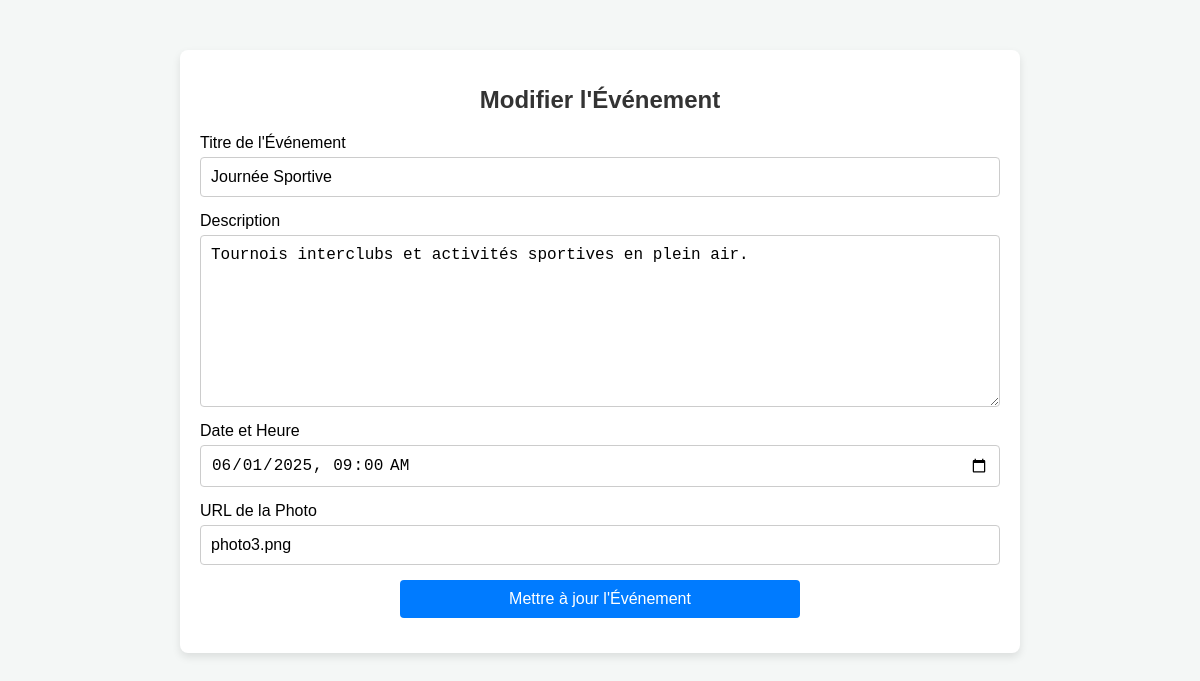
Screenshot of /modifierevenement.php?id_evenement=15 (signed in) with the database file from the repository.
### tables this page shows
CREATE TABLE `evenement` (
  `id_evenement` int(11) NOT NULL,
  `titre` varchar(255) NOT NULL,
  `description` text NOT NULL,
  `date_evenement` datetime NOT NULL,
  `idclub` int(11) NOT NULL,
  `photo` varchar(255) NOT NULL
);

### modifierevenement.php (the view, shortened to what this page needs)
<?php
include 'db_connect.php';
if (isset($_GET['id_evenement'])) {
    $event_id = $_GET['id_evenement'];
    $stmt = $conn->prepare("SELECT * FROM evenement WHERE id_evenement = ?");
    $stmt->bind_param("i", $event_id);
    $stmt->execute();
    $result = $stmt->get_result();
    if ($result->num_rows > 0) {
        $event = $result->fetch_assoc();
    } else {
        echo "Événement non trouvé.";
        exit();
    }
} else {
    echo "ID d'événement manquant.";
    exit();
}
?>
<!DOCTYPE html>
<html lang="fr">
<head>
</head>
<body>
<div class="container">
    <h1>Modifier l'Événement</h1>
    <form method="POST">
        <div class="form-group">
            <label for="titre">Titre de l'Événement</label>
            <input type="text" name="titre" id="titre" value="<?= htmlspecialchars($event['titre']) ?>" required>
        </div>
        <div class="form-group">
            <label for="description">Description</label>
            <textarea name="description" id="description" required><?= htmlspecialchars($event['description']) ?></textarea>
        </div>
        <div class="form-group">
            <label for="date_evenement">Date et Heure</label>
            <input type="datetime-local" name="date_evenement" id="date_evenement"
                   value="<?= date('Y-m-d\TH:i', strtotime($event['date_evenement'])) ?>" required>
        </div>
        <div class="form-group">
            <label for="photo">URL de la Photo</label>
            <input type="text" name="photo" id="photo" value="<?= htmlspecialchars($event['photo']) ?>" required>
        </div>
        <div class="btn-container">
            <button type="submit" name="submit">Mettre à jour l'Événement</button>
        </div>
    </form>
</div>
</body>
</html>

### modifierevenement.php (style rules this page uses)
body { font-family: 'Arial', sans-serif; background-color: #f4f7f6; margin: 0; padding: 0; }
.container { max-width: 800px; margin: 50px auto; padding: 20px; background-color: #ffffff; border-radius: 8px; box-shadow: 0 4px 8px rgba(0, 0, 0, 0.1); }
h1 { text-align: center; color: #333; font-size: 24px; margin-bottom: 20px; }
form { display: flex; flex-direction: column; }
input, textarea, button { margin-bottom: 15px; padding: 10px; border-radius: 4px; border: 1px solid #ccc; font-size: 16px; }
textarea { resize: vertical; min-height: 150px; }
button { background-color: #007BFF; color: white; border: none; cursor: pointer; font-size: 16px; }
.form-group { display: flex; flex-direction: column; }
label { font-size: 16px; margin-bottom: 5px; }
.btn-container { display: flex; justify-content: center; }
.btn-container button { width: 50%; }

### rows the page displays
evenement: titre "Journée Sportive", description "Tournois interclubs et activités sportives en plein air.", date_evenement "06/01/2025 09:00", photo "photo3.png"
